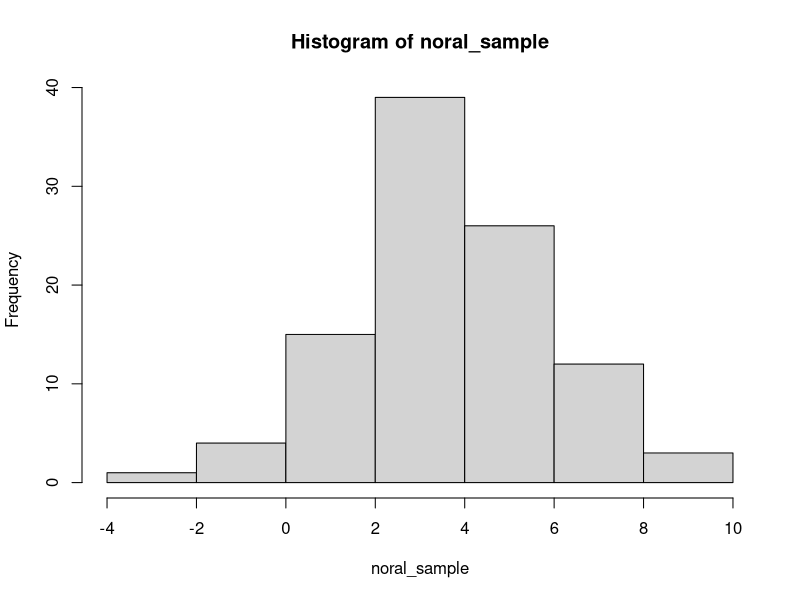
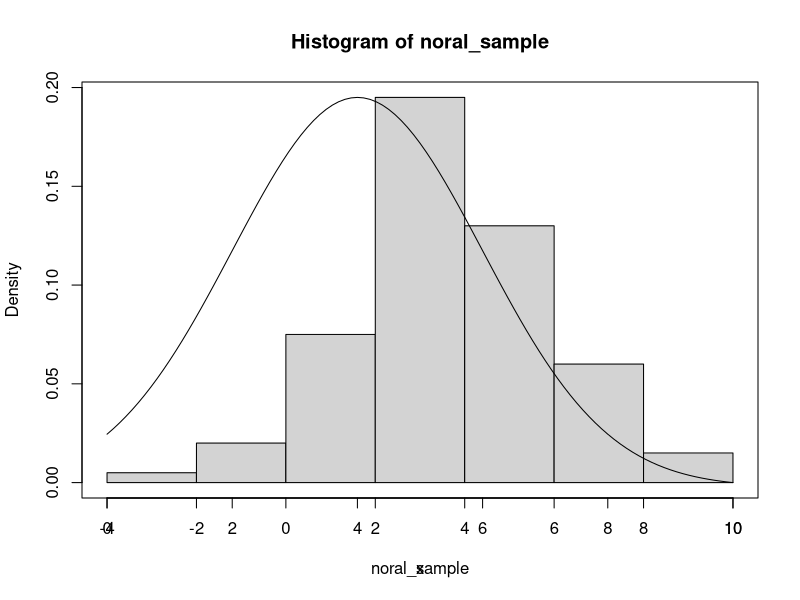
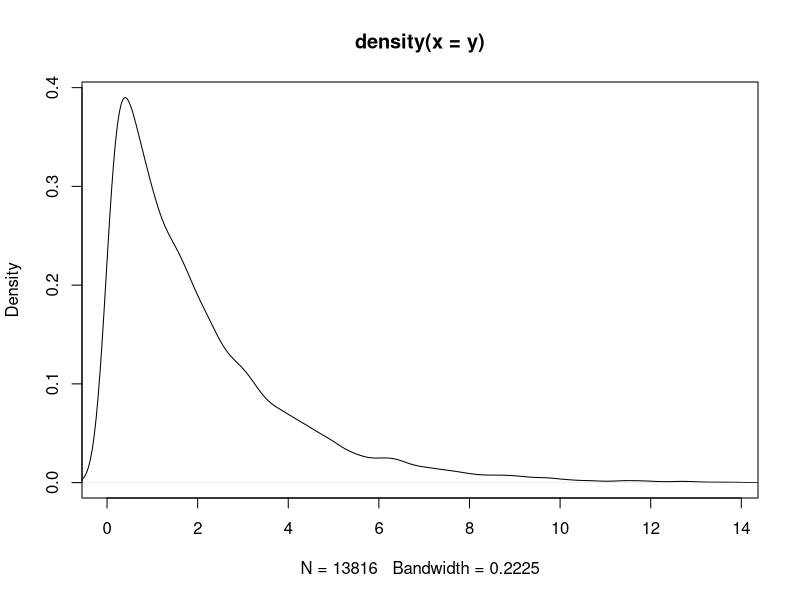
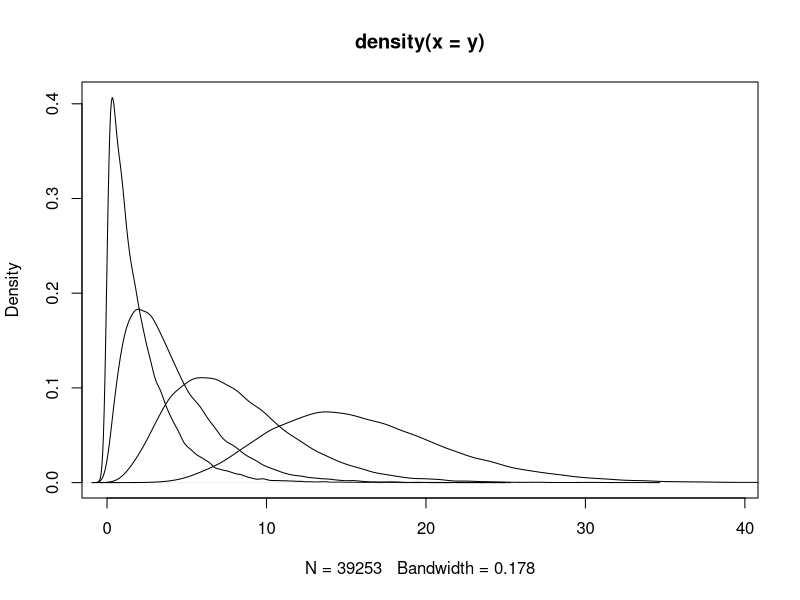
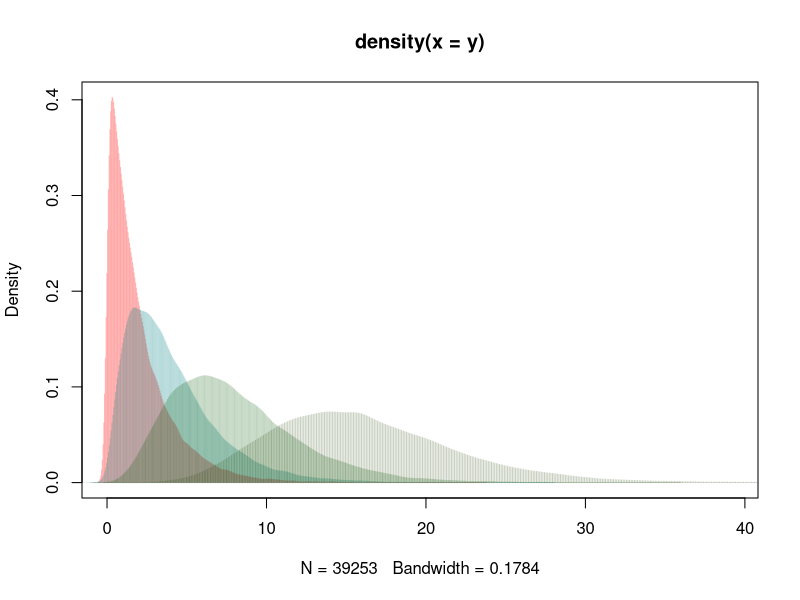
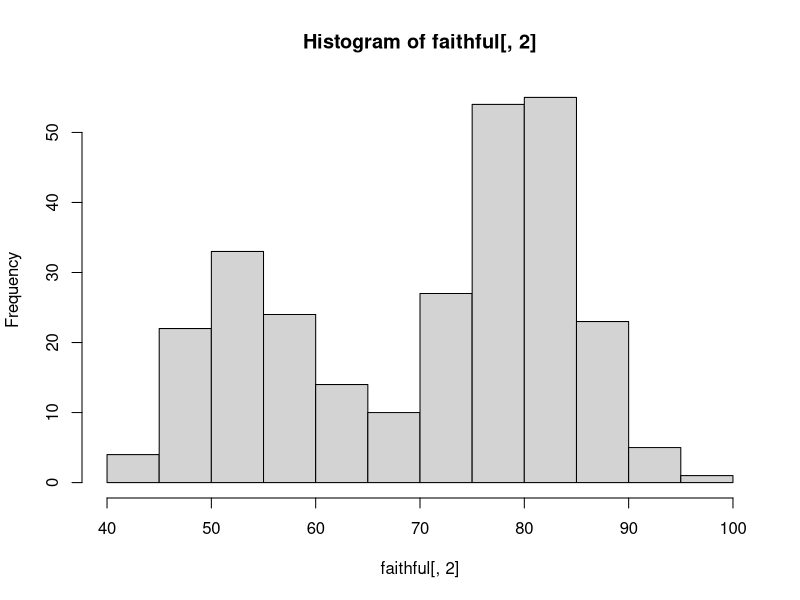
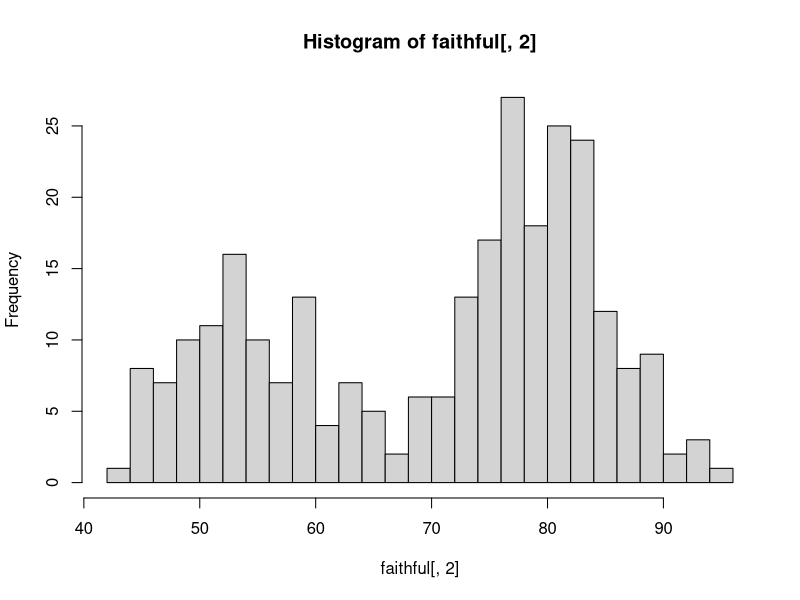
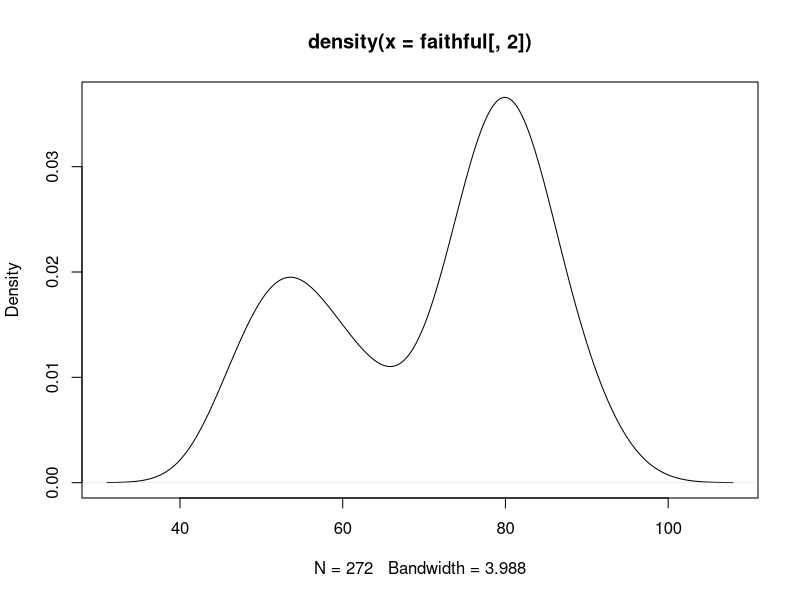

These figures' R source, in order:
# Task 1 part(a) --------------------------------------------
# >? round
# >?? regression

# '? function':
#   return help of the function and description of its related functions
# '?? concept':
#   return a list of URL links to functions based on the concept


# Task 1 part(b) --------------------------------------------
x <- 1/7
print(x,15)


# Task 1 part(c) --------------------------------------------
# >demo(graphics)

# We use 'coplot()' when drawing conditioning plots.


# Task 1 part(d) --------------------------------------------
# >.1 == 0.1
# [1] TRUE
# >.1 + .2 == .3
# [1] FALSE

# Numbers are stored in binary form in computer. 
# For example, 0.1 is stored as 
#   0.000110011...(64 bits in total)
#   so 0.1 is not exactly 0.1.
# When judging (.1 == 0.1), that is okay.
# When judging (.1 + .2 == .3), the slight difference 
#   will cause inequality.


# Task 1 part(e) --------------------------------------------
y.vec <- rep(-1,200)
for (i in 1:100){
  y.vec[2 * i - 1] <- i
}


# Task 2 part(a) --------------------------------------------
# i)    z[1]
# ii)   z[2:5]
# iii)  z[1:(length(z)-2)]
# iv)   z[c(seq(1,length(z),by=2))]
# v)    z[z>0]
# vi)   z[!is.na(z)]
# vii)  z[c(seq(2,length(z),by=3))]


# Task 2 part(b) --------------------------------------------
# The first line links data in z to name of states.
# The second line extracts data in z corresponding to michigan.


# Task 2 part(c) --------------------------------------------
# i)    m.mat[1:2,]
# ii)   m.mat[row(m.mat)==2 & m.mat>log2(10)]


# Task 2 part(d) --------------------------------------------
# The first nine elements in m.mat, count from up to down 
#   in column, then from left to right in row.


# Task 2 part(e) --------------------------------------------
# i)    m.df[1:2,]
# ii)   m.df[row(m.df)==2 & m.df>log2(10)]


# Task 2 part(f) --------------------------------------------
# m.mat is a "matrix" that restores data in "numeric" type, 
# while m.df is a "data.frame" restores data in "integer" type 
#   in three objects.
# The data are equal in value and can be called by index 
#   col/row nams.


# Task 3 part(a) --------------------------------------------
grade = data.frame(
  gindex = (1:5),
  grade = c("A", "B", "C", "D", "F"),
  desc = c("Excellent", "Good", "Satisfactory", "Poor", 
           "Inadequate")
)
student = data.frame(
  gindex = c(3,3,4,1,1,2,2,2,2,1,2,3,1,2,5,1,2,1,4,1,1,1,3,3,1,
             3,2,2,1,2,3,2,1,1,2,3,3,2,3,2),
  fail = c(rep(FALSE,14), TRUE, rep(FALSE,25)),
  gender = c(rep("Female",20), rep("Male",20)),
  proj = c(rep(18,6),rep(17,4), rep(16,3), rep(15,7), rep(18,5),
           rep(17,4), rep(16,5), rep(15,6))
)
gradebook.df = merge(grade, student, by.x = "gindex",by.y = "gindex")


# Task 3 part(b) --------------------------------------------



# Task 3 part(c) --------------------------------------------
mean_project <- aggregate(gradebook.df["proj"],by=gradebook.df["grade"],FUN=mean)


# Task 3 part(d) --------------------------------------------
index <- as.character(sample(1:40,10))
rand_sample <- gradebook.df[index,]


# Task 4 part(a) --------------------------------------------
noral_sample <- rnorm(100,4,2)
hist(noral_sample)


# Task 4 part(b) --------------------------------------------
hist(noral_sample,freq = F)
par(new = T)
curve(dnorm(x, 4, 2), from = 0, to = 10, yaxt = "n", ylab = "")


# Task 4 part(c) --------------------------------------------



# Task 5 part(a) --------------------------------------------
chisqdens.plot <- function(nu){
  x <- seq(from = 0, to = qchisq(0.999,nu), by = 0.001)
  y <- rchisq(x,nu)
  plot(density(y), xlim = c(0,qchisq(0.999,nu)))
}
chisqdens.plot(2)


# Task 5 part(b) --------------------------------------------
chisqdens.plot <- function(nu.vec){
  xmax <- max(qchisq(0.999,nu.vec))
  x <- seq(from = 0, to = xmax, by = 0.001)
  y <- rchisq(x,nu.vec[1])
  plot(density(y), xlim = c(0,xmax))
  for (i in 2:length(nu.vec)) {
   lines(density(rchisq(x,nu.vec[i]))) 
  }
}
chisqdens.plot(c(2,4,8,16))


# Task 5 part(c) --------------------------------------------
chisqdens.plot <- function(nu.vec){
  a = 0.25
  xmax <- max(qchisq(0.999,nu.vec))
  x <- seq(from = 0, to = xmax, by = 0.001)
  y <- rchisq(x,nu.vec[1])
  plot(density(y), xlim = c(0,xmax), type = "h", 
       col = hsv(1,1,1,a))
  for (i in 2:length(nu.vec)) {
    lines(density(rchisq(x,nu.vec[i])),type = "h", 
          col = hsv(1/i,1,1/i,a)) 
  }
}
chisqdens.plot(c(2,4,8,16))


# Task 6 part(a) --------------------------------------------
# data (" faithful ") # load built in data set
# ? faithful
# eruptions	is "numeric" type data records eruption time in mins
# waiting	is "numeric" type date records Waiting time to 
#   next eruption (in mins)


# Task 6 part(b) --------------------------------------------
hist(faithful[,2])
hist(faithful[,2],breaks = 20)
plot(density(faithful[,2]))


# Task 6 part(c) --------------------------------------------
qqnorm(faithful[,2])
# The QQ plot shows that "waiting" cannot follows a 
#   normal distribution

# Task 6 part(d) --------------------------------------------
plot(faithful[,2], faithful[,1], xlab = "waiting", 
     ylab = "eruption")
lines(lowess(faithful[,2],faithful[,1]), col = 2)
# The plot means that waiting time and eruption time are 
#   positive correlated.

# Task 7 ----------------------------------------------------
library(lattice)
# Cite from help of xyplot
EE <- equal.count(ethanol$E, number=9, overlap=1/4)

xyplot(NOx ~ C | EE, data = ethanol,
       prepanel = function(x, y) prepanel.loess(x, y, span = 1),
       xlab = "Compression Ratio", ylab = "NOx (micrograms/J)",
       panel = function(x, y) {
         panel.grid(h = -1, v = 2)
         panel.xyplot(x, y)
         panel.loess(x, y, span=1)
       },
       aspect = "xy")
# In these experiment, C is given fixed values from 
#   (7.5,9,12,15,18). We can obtain from the plot that when 
#   C does not change, with the increasement of E, NOx first 
#   increase then decreases. When the value of E is within a 
#   range, NOx increases as C increases.
